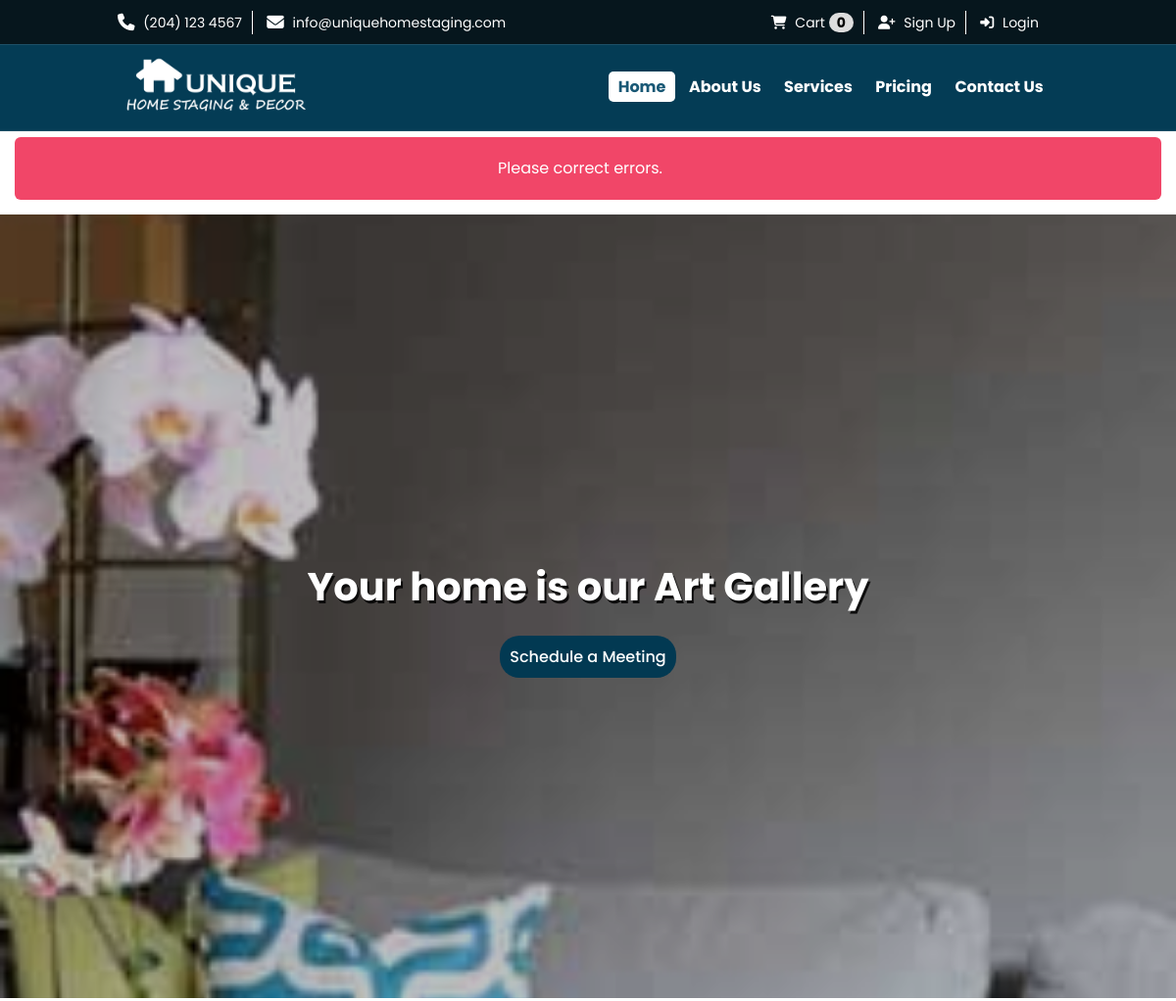
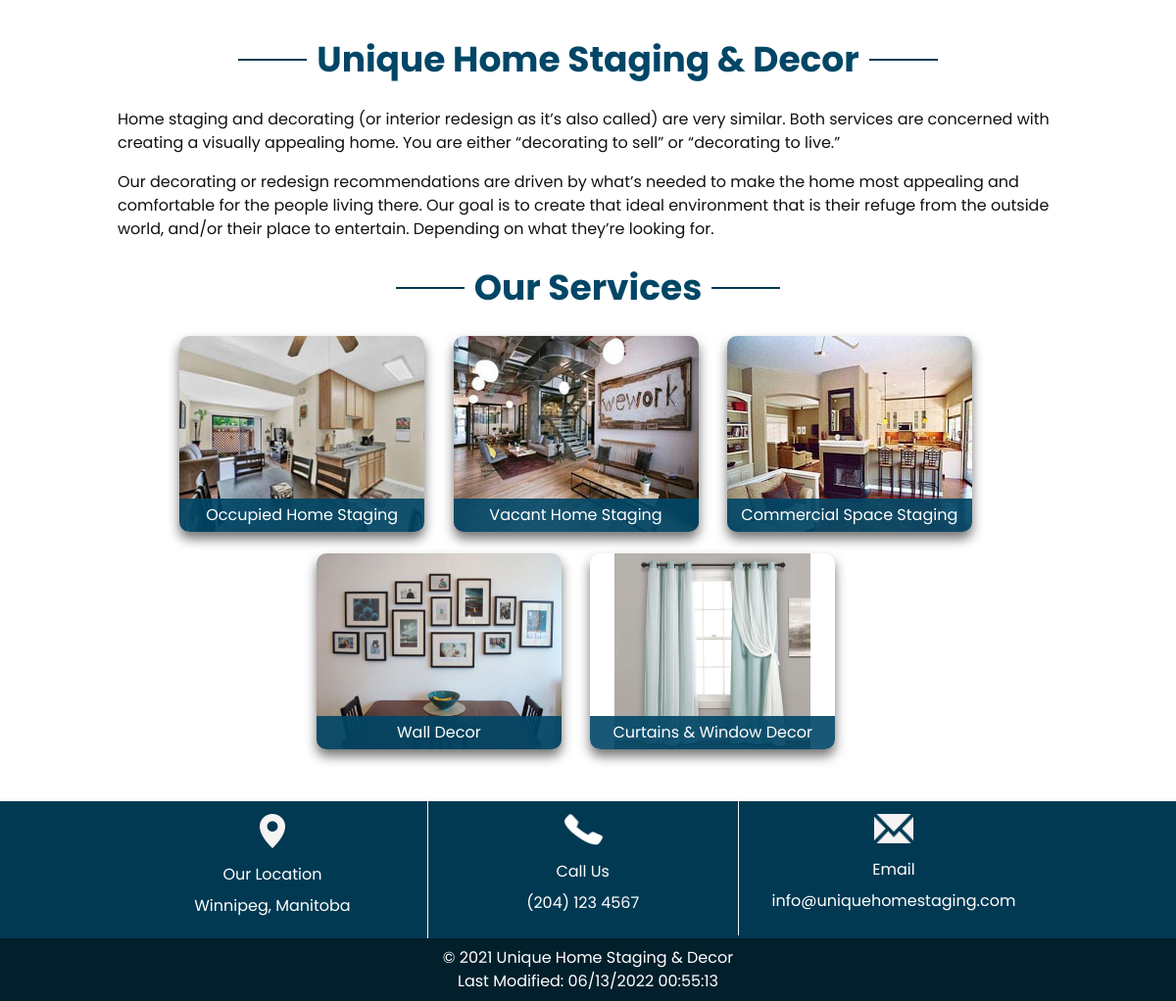
Screenshot of / (signed in) with the database file from the repository (2 pictures, top to bottom).
### tables this page shows
CREATE TABLE `category` (
  `id` int(11) NOT NULL AUTO_INCREMENT,
  `title` varchar(255) NOT NULL,
  `image` varchar(255) DEFAULT NULL,
  `deleted` tinyint(1) DEFAULT 0,
  `created_at` datetime NOT NULL DEFAULT current_timestamp(),
  `updated_at` datetime NOT NULL DEFAULT current_timestamp() ON UPDATE current_timestamp(),
  PRIMARY KEY (`id`)
);

### config/functions.php (called while the page is built, shortened)
<?php
function view(string $view_name, array $data = []): void
{
    try {
        extract($data);
        $path = __DIR__ . '/../views/' . $view_name . '.view.php';
        require($path);
    } catch (Exception $e) {
        echo $e->getMessage();
        die;
    }
}

### controllers/home.php (called while the page is built, shortened)
<?php
$categoryObj = new Category();
$categories = $categoryObj->getAll();
view('index', compact('title', 'heading', 'categories'));

### public/index.php (called while the page is built, shortened)
<?php
$allowed = [
    'home', 'services', 'service-detail', 'about-us', 'pricing', 'contact-us', 'sign-up',
    'process-sign-up', 'my-profile', 'login',  'process-login', 'logout',
    'view-cart', 'handle-cart', 'remove-cart', 'checkout', 'handle-payment',
    'invoice', 'orders'
];
if (empty($_GET['p'])) {
    $page = 'home';
} elseif (in_array($_GET['p'], $allowed)) {
    $page = $_GET['p'];
} else {
    $page = 'error-404';
    http_response_code(404);
}
$path = __DIR__ . '/../controllers/' . $page . '.php';
require($path);

### config/escape.php (called while the page is built, shortened)
<?php
function esc(string $str): string
{
    return htmlentities($str, ENT_NOQUOTES, "UTF-8");
}

### app/Models/Model.php (called while the page is built, shortened)
<?php
abstract class Model
{
    protected static $dbh;
    protected $table;
    public static function init($dbh)
    {
        self::$dbh = $dbh;
    }
    public function getAll($order = 'asc')
    {
        $query = "SELECT
                    *
                    from `{$this->table}`
                    WHERE
                    deleted=0
                    order by id " . $order;
        $stmt = self::$dbh->prepare($query);
        $stmt->execute();
        return $stmt->fetchAll();
    }
}

### views/index.view.php (the view)
<?php require __DIR__ . '/inc/header.php'; ?>
<div class="container">
    <div class="section-block">
        <div class="section-heading-wrapper">
            <div class="section-heading">
                <h1><?= esc($heading) ?></h1>
            </div>
        </div>
        <p>
            Home staging and decorating (or interior redesign as it’s also called) are very similar. Both services are
            concerned with creating a visually appealing home. You are either “decorating to sell” or “decorating to
            live.”
        </p>
        <p>Our decorating or redesign recommendations are driven by what’s needed to make the home most appealing and
            comfortable for the people living there. Our goal is to create that ideal environment that is their refuge
            from the outside world, and/or their place to entertain. Depending on what they’re looking for.</p>
    </div>
    <div class="section-block">
        <div class="section-heading-wrapper">
            <div class="section-heading">
                <h2>Our Services</h2>
            </div>
        </div>
        <div class="services-wrapper">
            <?php foreach ($categories as $category) : ?>
                <div class="service-box shadow">
                    <a href="/?p=services&category=<?= esc($category['id']) ?>">
                        <img src="images/category/<?= esc($category['image']) ?>" alt=" <?= esc($category['title']) ?> " width=" 250" height="200">
                        <p class="service-title"><?= esc($category['title']) ?></p>
                    </a>
                </div>
            <?php endforeach; ?>
        </div>
    </div>
</div>
<?php require __DIR__ . '/inc/footer.php'; ?>

### public/styles/custom.css (style rules this page uses)
* { box-sizing: border-box; }
body, html { margin: 0; padding: 0; }
body { font-family: "Poppins", Arial, sans-serif; background-color: #fff; margin: 0; line-height: 24px; color: #111; font-size: 16px; font-weight: 400; }
.container { max-width: 960px; margin: 0 auto; position: relative; }
.shadow { box-shadow: 0px 7px 12px rgba(0, 0, 0, 0.55); }
.section-block { margin: 15px 0; }
.section-heading-wrapper { text-align: center; margin: 30px; }
.section-heading { display: inline-block; position: relative; }
.section-heading:before { content: ""; position: absolute; left: -80px; top: 50%; width: 70px; height: 2px; background: #023952; -webkit-transform: translateY(-50%); transform: translateY(-50%); }
.section-heading:after { content: ""; position: absolute; right: -80px; top: 50%; width: 70px; height: 2px; background: #023952; -webkit-transform: translateY(-50%); transform: translateY(-50%); }
.section-heading h1, .section-heading h2 { margin: 0px; font-size: 36px; font-weight: 700; margin-top: 0; color: #014666; line-height: 1; }
.services-wrapper { margin: 0 auto; text-align: center; }
.service-box { display: inline-block; margin: 0 25px 15px 0; max-width: 100%; width: 250px; height: 200px; border-radius: 10px; position: relative; overflow: hidden; cursor: pointer; -webkit-transition: all 0.5s ease-in-out; transition: all 0.5s ease-in-out; }
.service-box img { height: 100%; max-width: 100%; width: auto; }
.service-box .service-title { position: absolute; bottom: 0; left: 0; text-align: center; color: #fff; width: 100%; padding: 5px 0; margin: 0; background: rgba(1, 70, 102, 0.9); }

### public/styles/print.css (style rules this page uses)
* { -webkit-print-color-adjust: exact; print-color-adjust: exact; }
body { font-size: 12px; width: 100%; }
.container { width: 100%; }
.section-heading h1, .section-heading h2 { font-size: 24px; }

### rows the page displays
category: image (picture), title "Occupied Home Staging"
category: image (picture), title "Vacant Home Staging"
category: image (picture), title "Commercial Space Staging"
category: image (picture), title "Wall Decor"
category: image (picture), title "Curtains & Window Decor"

### other values shown
$cartCount "0"
$notification['msg'] "Please correct errors."
$heading "Unique Home Staging & Decor"
